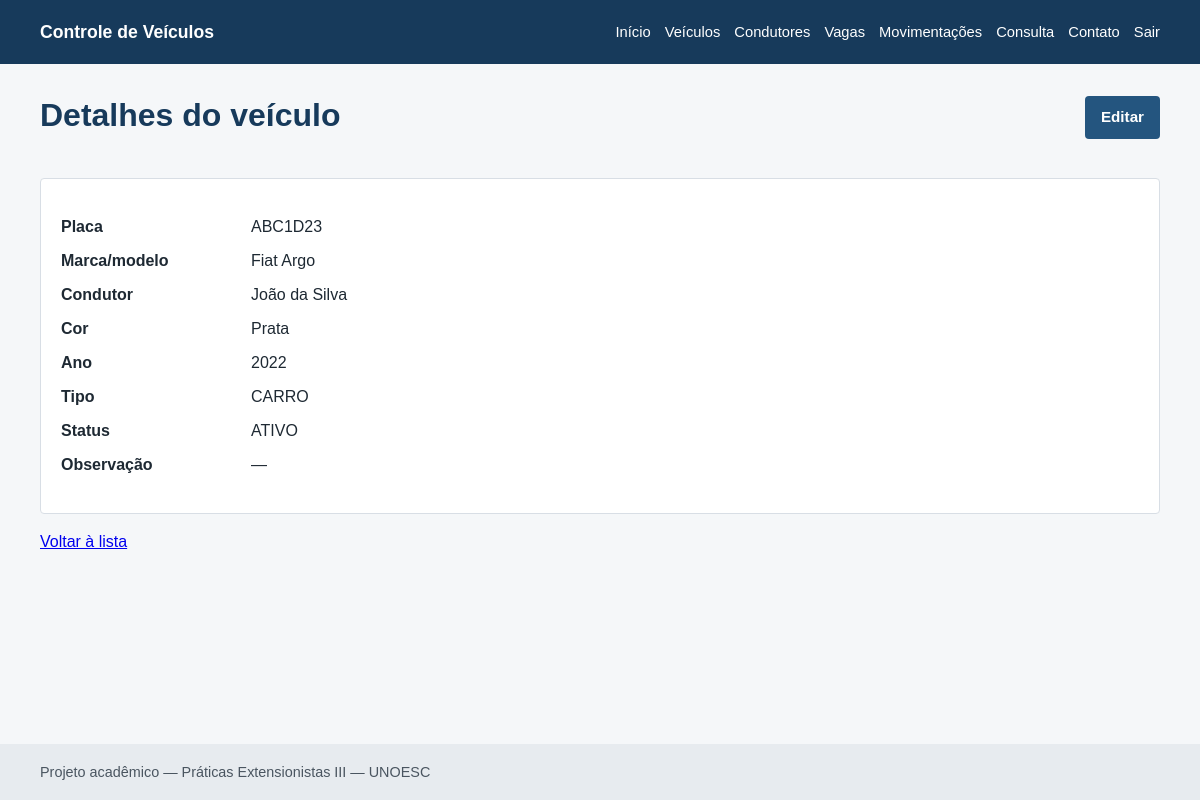
Page /veiculos/visualizar.php?id=1 (signed in) on the committed database.
### tables this page shows
CREATE TABLE veiculos (
    id_veiculo INT UNSIGNED AUTO_INCREMENT PRIMARY KEY,
    id_condutor INT UNSIGNED NOT NULL,
    placa VARCHAR(8) NOT NULL UNIQUE,
    marca VARCHAR(50) NOT NULL,
    modelo VARCHAR(80) NOT NULL,
    cor VARCHAR(40) NOT NULL,
    ano_modelo SMALLINT UNSIGNED NULL,
    tipo_veiculo ENUM('CARRO', 'MOTO', 'UTILITARIO', 'OUTRO') NOT NULL DEFAULT 'CARRO',
    observacao VARCHAR(255) NULL,
    status ENUM('ATIVO', 'INATIVO') NOT NULL DEFAULT 'ATIVO',
    created_at DATETIME NOT NULL DEFAULT CURRENT_TIMESTAMP,
    updated_at DATETIME NOT NULL DEFAULT CURRENT_TIMESTAMP ON UPDATE CURRENT_TIMESTAMP,
    CONSTRAINT fk_veiculos_condutor FOREIGN KEY (id_condutor)
        REFERENCES condutores (id_condutor)
        ON UPDATE CASCADE ON DELETE RESTRICT,
    INDEX idx_veiculos_placa (placa),
    INDEX idx_veiculos_modelo (modelo)
);

CREATE TABLE condutores (
    id_condutor INT UNSIGNED AUTO_INCREMENT PRIMARY KEY,
    nome VARCHAR(120) NOT NULL,
    cpf CHAR(11) NULL UNIQUE,
    telefone VARCHAR(20) NULL,
    email VARCHAR(150) NULL,
    tipo_condutor ENUM('FUNCIONARIO', 'VISITANTE', 'PRESTADOR', 'OUTRO') NOT NULL DEFAULT 'VISITANTE',
    unidade_setor VARCHAR(100) NULL,
    status ENUM('ATIVO', 'INATIVO') NOT NULL DEFAULT 'ATIVO',
    created_at DATETIME NOT NULL DEFAULT CURRENT_TIMESTAMP,
    updated_at DATETIME NOT NULL DEFAULT CURRENT_TIMESTAMP ON UPDATE CURRENT_TIMESTAMP,
    INDEX idx_condutores_nome (nome)
);

### src/config/database.php (called while the page is built, shortened)
<?php
function db(): PDO
{
    static $pdo = null;
    try {
        $pdo = new PDO(
            'mysql:host=' . DB_HOST . ';dbname=' . DB_NAME . ';charset=utf8mb4',
            DB_USER,
            DB_PASS,
            [
                PDO::ATTR_ERRMODE => PDO::ERRMODE_EXCEPTION,
                PDO::ATTR_DEFAULT_FETCH_MODE => PDO::FETCH_ASSOC,
                PDO::ATTR_EMULATE_PREPARES => false,
            ]
        );
    } catch (PDOException $e) {
        http_response_code(500);
        exit('Não foi possível conectar ao banco de dados. Confira a configuração em src/config/database.php.');
    }
    return $pdo;
}

### src/includes/helpers.php (called while the page is built, shortened)
<?php
function e(?string $value): string
{
    return htmlspecialchars($value ?? '', ENT_QUOTES, 'UTF-8');
}

### src/veiculos/visualizar.php (the view, shortened to what this page needs)
<?php
require_once __DIR__ . '/../includes/auth.php'; require_login(); require_once __DIR__ . '/../config/database.php';
$id = filter_input(INPUT_GET,'id',FILTER_VALIDATE_INT) ?: 0;
$stmt=db()->prepare('SELECT v.*,c.nome AS condutor FROM veiculos v JOIN condutores c ON c.id_condutor=v.id_condutor WHERE v.id_veiculo=?');$stmt->execute([$id]);$v=$stmt->fetch();
$pageTitle='Visualizar veículo';require __DIR__.'/../includes/header.php';
?>
<div class="page-heading"><h1>Detalhes do veículo</h1><a class="button" href="form.php?id=<?= $id ?>">Editar</a></div><section class="details"><dl><dt>Placa</dt><dd><?= e($v['placa']) ?></dd><dt>Marca/modelo</dt><dd><?= e($v['marca'].' '.$v['modelo']) ?></dd><dt>Condutor</dt><dd><?= e($v['condutor']) ?></dd><dt>Cor</dt><dd><?= e($v['cor']) ?></dd><dt>Ano</dt><dd><?= e((string)$v['ano_modelo']) ?></dd><dt>Tipo</dt><dd><?= e($v['tipo_veiculo']) ?></dd><dt>Status</dt><dd><?= e($v['status']) ?></dd><dt>Observação</dt><dd><?= e($v['observacao'] ?: '—') ?></dd></dl></section><p><a href="index.php">Voltar à lista</a></p>
<?php require __DIR__.'/../includes/footer.php'; ?>

### src/css/style.css (style rules this page uses)
:root { --blue:#24557f;--blue-dark:#173a5b;--blue-soft:#eaf2f8;--green:#237a57;--red:#a23b3b;--gray:#5b6570;--line:#d8dee5;--bg:#f5f7f9;--white:#fff }
* { box-sizing:border-box }
body { margin:0;font-family:Arial,sans-serif;color:#1e2933;background:var(--bg);line-height:1.5 }
h1,h2 { color:var(--blue-dark);line-height:1.2 }
h1 { margin-top:0 }
.page-heading { display:flex;align-items:flex-start;justify-content:space-between;gap:20px;margin-bottom:22px }
.button { display:inline-block;border:0;border-radius:4px;background:var(--blue);color:#fff;padding:10px 16px;text-decoration:none;font-weight:700;cursor:pointer;font-size:.95rem }
.details { background:#fff;border:1px solid var(--line);padding:20px;border-radius:4px }
.details dl { display:grid;grid-template-columns:180px 1fr;gap:10px }
.details dt { font-weight:700 }
.details dd { margin:0 }

### rows in the picture
veiculos: placa "ABC1D23", marca+modelo "Fiat Argo", id_condutor.nome "João da Silva", cor "Prata", ano_modelo "2022", tipo_veiculo "CARRO", status "ATIVO", observacao "—"
